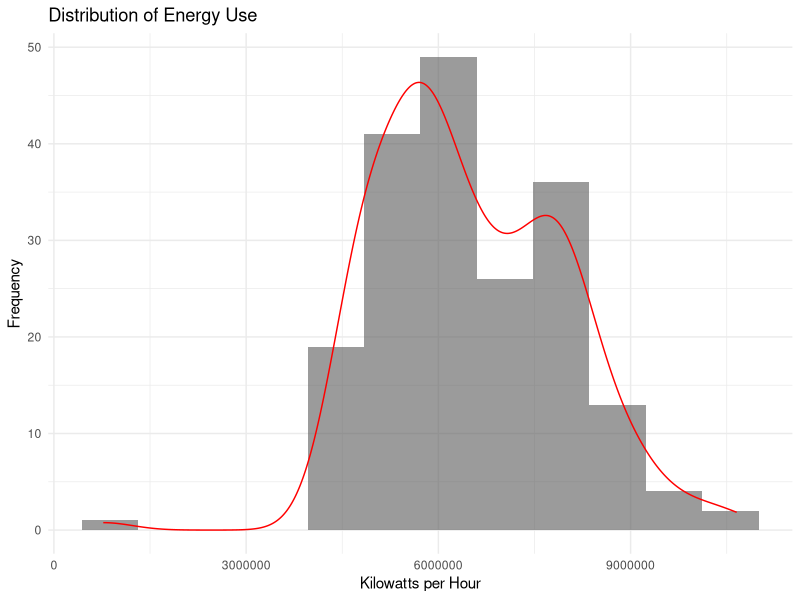
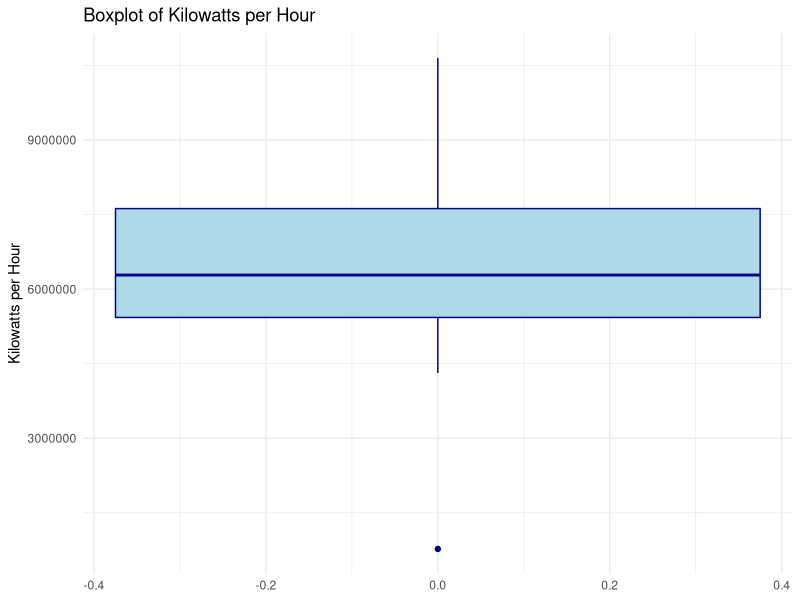
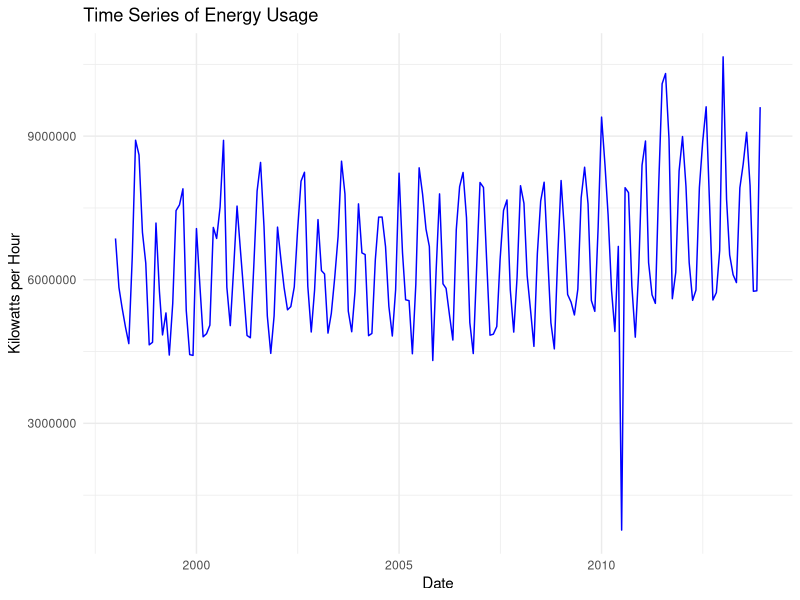
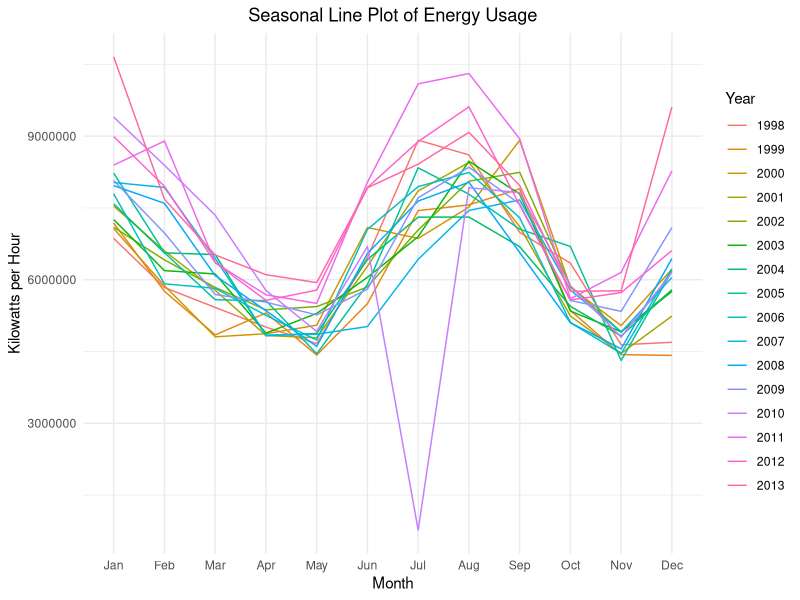
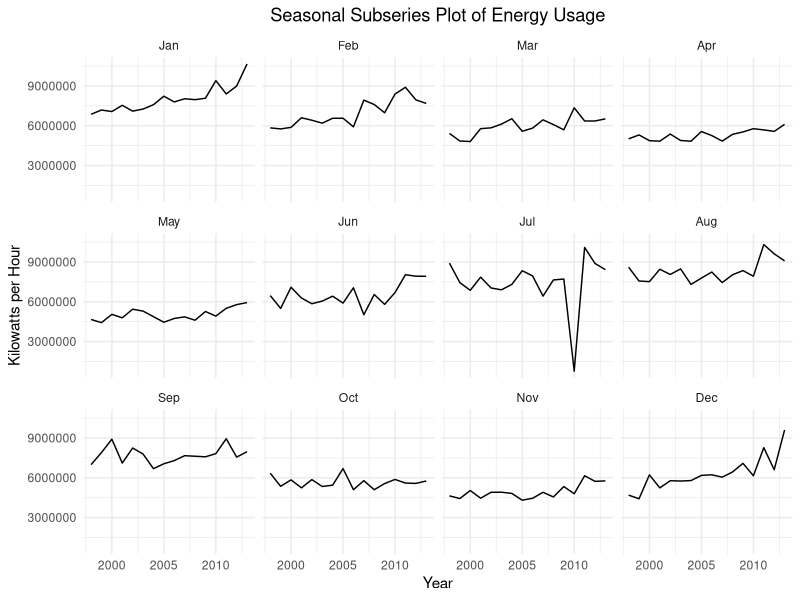
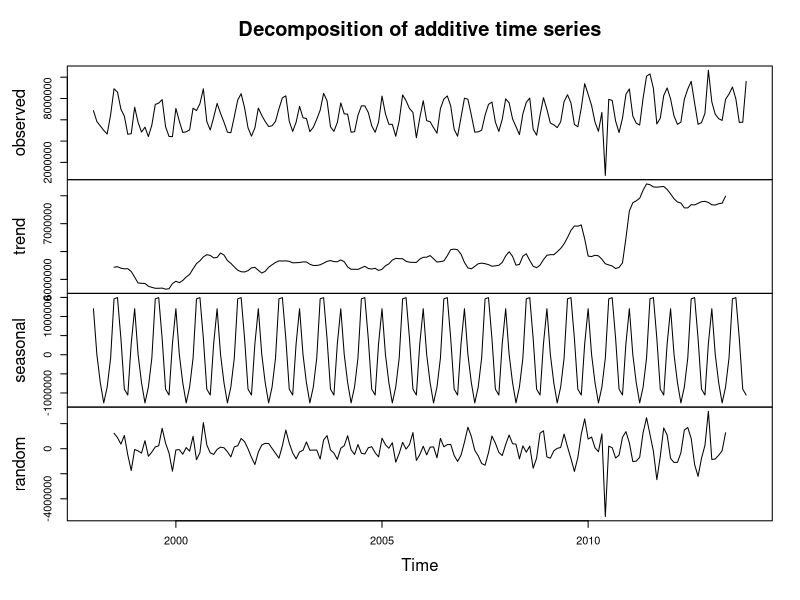

Recreate these plots in R, in order. (Note: this script raises an error after producing the figures.)
## ---- chunk 1
library(tidyverse)
library(readxl)
library(GGally)
## ---- chunk 2
raw_data <- read_excel("ResidentialCustomerForecastLoad-624.xlsx")
## ---- chunk 3
str(raw_data)
## ---- chunk 4
dups <- raw_data |>  
  group_by_all() |>  
  filter(n() > 1) |>  
  ungroup()

missing <- colSums(is.na(raw_data))
## ---- chunk 5
data <- raw_data |> 
  na.omit() |> 
  mutate(date=as.Date(paste0(`YYYY-MMM`,"-01"), format = "%Y-%b-%d")) |> 
  select(-`YYYY-MMM`)
## ---- chunk 6
# Summarize KWH values (min, max, mean, quartiles).
summary <- data |> 
  summarise(
    min = min(KWH),
    max = max(KWH),
    mean = mean(KWH),
    iqr = IQR(KWH),
    sd= sd(KWH)
  )

p <- c(0.25, 0.5, 0.75)
p_names <- map_chr(p, ~paste0(.x*100, "%"))
p_funs <- map(p, ~partial(quantile, probs = .x, na.rm = TRUE)) |>  
  set_names(nm = p_names)

map(p_funs, ~ .x(data$KWH)) |> as_tibble_row()
## ---- chunk 7
binwidth <- 3.5 * sd(data$KWH) / nrow(data)^(1/3)
## ---- chunk 8
options(scipen=999)

ggplot(raw_data, aes(x = KWH)) +
  geom_histogram(alpha = 0.6, 
                 position = "identity", 
                 binwidth = binwidth) +
  geom_density(
    aes(y = ..density..* binwidth * nrow(data)), 
    alpha = 0.2, 
    color = "red") +
  labs(
    title = "Distribution of Energy Use",
    x = "Kilowatts per Hour", y = "Frequency") +
  theme_minimal()
## ---- chunk 9
ggplot(data, aes(y=KWH)) + 
  geom_boxplot(fill="lightblue", color="darkblue") + 
  theme_minimal() +
  labs(title="Boxplot of Kilowatts per Hour", y="Kilowatts per Hour")
## ---- chunk 10
ggplot(data, aes(x = `date`, y = KWH)) +
  geom_line(color = "blue") +
  theme_minimal() +
  labs(title = "Time Series of Energy Usage", x = "Date", y = "Kilowatts per Hour")
## ---- chunk 11
data_seasonal <- data |> 
  mutate(
    month = month(date),
    year = year(date)
  )

data_seasonal$month <- factor(month.abb[as.numeric(data_seasonal$month)],
                              levels = month.abb)

ggplot(data_seasonal, aes(x = month, y = KWH, group = year, color = as.factor(year))) +
  geom_line() +
  labs(
    title = "Seasonal Line Plot of Energy Usage",
    x = "Month",
    y = "Kilowatts per Hour",
    color = "Year"
  ) +
  theme_minimal()+
   theme(plot.title = element_text(hjust = 0.5))
## ---- chunk 12
ggplot(data_seasonal, aes(x = year, y = KWH)) +
  geom_line() +
  facet_wrap(~month)+
  labs(
    title = "Seasonal Subseries Plot of Energy Usage",
    x = "Year",
    y = "Kilowatts per Hour",
    color = "Year"
  ) +
  theme_minimal()+
   theme(plot.title = element_text(hjust = 0.5))
## ---- chunk 13
start_year <- year(min(data$date))
start_month <- month(min(data$date))

ts_data <- ts(data$KWH,
              start = c(start_year, start_month),
              frequency = 12)
## ---- chunk 14
decomposed <- decompose(ts_data, type = "additive")
plot(decomposed)
## ---- chunk 15
stl |>  seasadj() |>  naive() |> 
  autoplot() + ylab("Energy Usage in KWH") +
  ggtitle("Forecasts of 2014 Seasonally Adjusted Energy Data")
